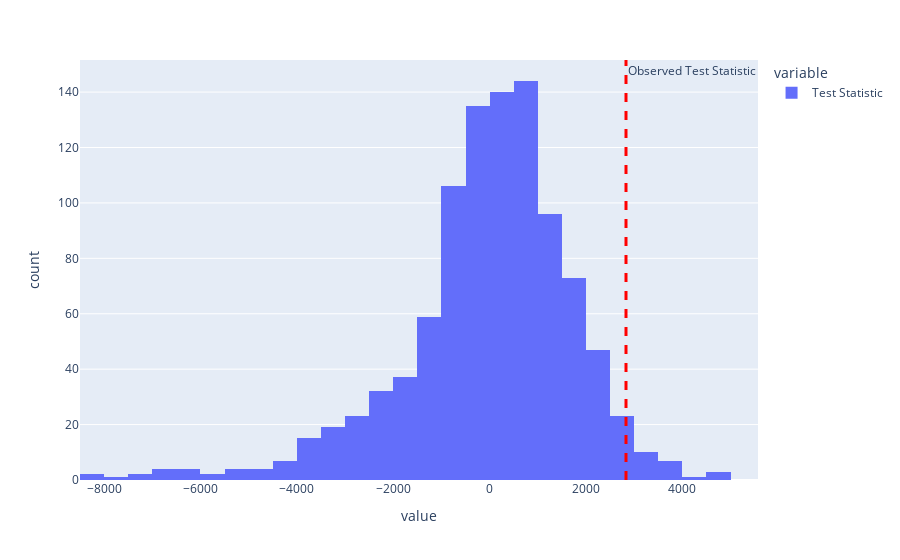

Notebook code cell kept with this figure:
### Code cell
perm_viz = pd.DataFrame({'Test Statistic': perm_stats})
fig2 = px.histogram(perm_viz)
fig2.add_vline(x=observed_test_stat, line_width=3, line_dash='dash', line_color='red', annotation_text='Observed Test Statistic')
fig2.show()

### Figure 1 — Plotly figure (JSON) as saved in the notebook; plotly's stock layout.template omitted (floating-point values rounded to 4 significant figures; data arrays with more than 128 entries replaced by an {"elided": "..."} marker saying what was removed)
{"data": [{"alignmentgroup": "True", "bingroup": "x", "hovertemplate": "variable=Test Statistic<br>value=%{x}<br>count=%{y}<extra></extra>", "legendgroup": "Test Statistic", "marker": {"color": "#636efa", "pattern": {"shape": ""}}, "name": "Test Statistic", "offsetgroup": "Test Statistic", "orientation": "v", "showlegend": true, "type": "histogram", "x": {"elided": "1000 float values"}, "xaxis": "x", "yaxis": "y"}], "layout": {"annotations": [{"showarrow": false, "text": "Observed Test Statistic", "x": 2831.0, "xanchor": "left", "xref": "x", "y": 1, "yanchor": "top", "yref": "y domain"}], "barmode": "relative", "legend": {"title": {"text": "variable"}, "tracegroupgap": 0}, "margin": {"t": 60}, "shapes": [{"line": {"color": "red", "dash": "dash", "width": 3}, "type": "line", "x0": 2831.0, "x1": 2831.0, "xref": "x", "y0": 0, "y1": 1, "yref": "y domain"}], "xaxis": {"anchor": "y", "domain": [0, 1], "title": {"text": "value"}}, "yaxis": {"anchor": "x", "domain": [0, 1], "title": {"text": "count"}}}}
